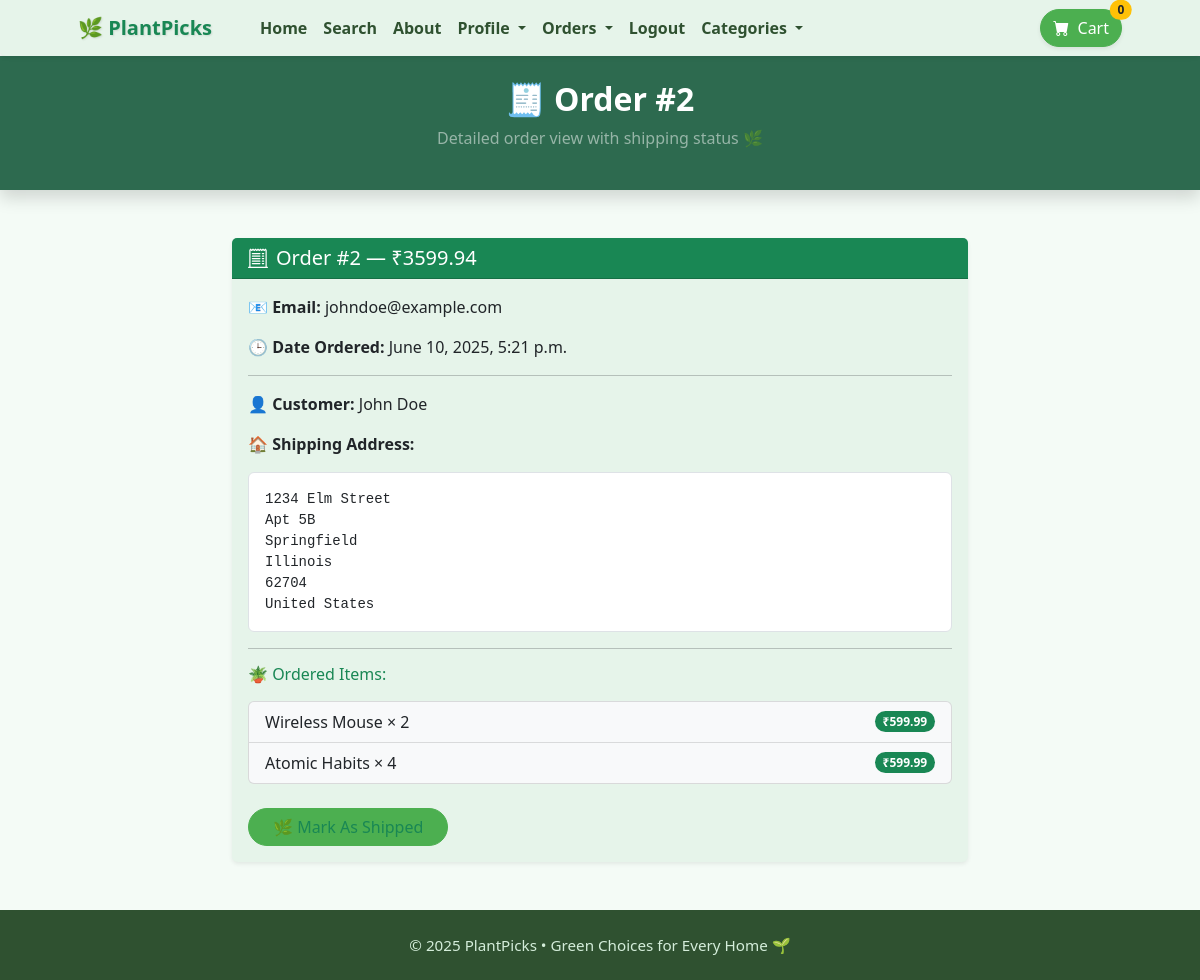
The app's page /payment/orders/2 (signed in) with its own data.
### payment/models.py (models this page shows, shortened)
class Order(models.Model):
	user = models.ForeignKey(User, on_delete=models.CASCADE, null=True, blank=True)
	full_name = models.CharField(max_length=250)
	email = models.EmailField(max_length=250)
	shipping_address = models.TextField(max_length=15000)
	amount_paid = models.DecimalField(max_digits=10, decimal_places=2)
	date_ordered = models.DateTimeField(auto_now_add=True)
	shipped = models.BooleanField(default=False)
	date_shipped = models.DateTimeField(blank=True, null=True)

class OrderItem(models.Model):
	order = models.ForeignKey(Order, on_delete=models.CASCADE, null=True)
	product = models.ForeignKey(Product, on_delete=models.CASCADE, null=True)
	user = models.ForeignKey(User, on_delete=models.CASCADE, null=True, blank=True)
	quantity = models.PositiveBigIntegerField(default=1)
	price = models.DecimalField(max_digits=7, decimal_places=2)

### store/models.py (models this page shows)
class Product(models.Model):
    name=models.CharField(max_length=50)
    price=models.DecimalField(default=0,decimal_places=2,max_digits=10)
    category=models.ForeignKey(Category,on_delete=models.CASCADE,default=1)
    description=models.CharField(max_length=2500,default='',blank=True,null=True)
    image=models.ImageField(upload_to='uploads/product/')
    is_sale=models.BooleanField(default=False)
    sale_price=models.DecimalField(default=0,decimal_places=2,max_digits=10)
    def __str__(self):
        return self.name

### payment/views.py (the view, shortened to what this page needs)
# urls.py: path('orders/<int:pk>', views.orders, name='orders'),
def orders(request, pk):
	if request.user.is_authenticated and request.user.is_superuser:
		order = Order.objects.get(id=pk)
		items = OrderItem.objects.filter(order=pk)
		return render(request, 'payment/orders.html', {"order":order, "items":items})
	else:
		messages.success(request, "Access Denied")
		return redirect('home')

### cart/cart.py (called while the page is built)
    def __len__(self):
        return len(self.cart)

### cart/context_processors.py (called while the page is built)
def cart(request):
    return {'cart':Cart(request)}

### payment/templates/payment/orders.html (shortened to what this page needs)
{% extends 'base.html' %}
{% block content %}
<header class="py-4 shadow" style="background-color: #2d6a4f;">
    <div class="container text-center text-white">
        <h2 class="fw-bold">🧾 Order #{{ order.id }}</h2>
        <p class="text-white-50">Detailed order view with shipping status 🌿</p>
    </div>
</header>
<div class="container my-5">
    <div class="row justify-content-center">
        <div class="col-lg-8">
            <div class="card border-0 shadow-sm" style="background-color: #e6f4ea;">
                <div class="card-header bg-success text-white">
                    <h5 class="mb-0">
                        <i class="bi bi-receipt-cutoff me-2"></i>Order #{{ order.id }}
                        — ₹{{ order.amount_paid }}
                    </h5>
                </div>
                <div class="card-body">
                    <p><strong>📧 Email:</strong> {{ order.email }}</p>
                    {% if order.date_shipped %}
                        <p><strong>📦 Date Shipped:</strong> {{ order.date_shipped }}</p>
                    {% else %}
                        <p><strong>🕒 Date Ordered:</strong> {{ order.date_ordered }}</p>
                    {% endif %}
                    <hr/>
                    <p><strong>👤 Customer:</strong> {{ order.full_name }}</p>
                    <p><strong>🏠 Shipping Address:</strong></p>
                    <pre class="bg-white p-3 rounded border">{{ order.shipping_address }}</pre>
                    <hr/>
                    <h6 class="text-success mb-3">🪴 Ordered Items:</h6>
                    <ul class="list-group">
                        {% for item in items %}
                        <li class="list-group-item d-flex justify-content-between align-items-center bg-light">
                            {{ item.product }} × {{ item.quantity }}
                            <span class="badge bg-success rounded-pill">₹{{ item.price }}</span>
                        </li>
                        {% endfor %}
                    </ul>
                    <br/>
                    {% if not order.shipped %}
                    <form method="POST">
                        <button type="submit" class="btn btn-outline-success rounded-pill px-4">
                            🌿 Mark As Shipped
                        </button>
                    </form>
                    {% endif %}
                </div>
            </div>
        </div>
    </div>
</div>
{% endblock %}

### store/templates/base.html (style rules this page uses)
body { background-color: #f4fbf6; font-family: 'Segoe UI', sans-serif; }
.btn-success, .btn-outline-success { background-color: #4caf50; border-color: #4caf50; }

### records on screen
Order: id "2", amount_paid "3599.94", email "johndoe@example.com", date_ordered "June 10, 2025, 5:21 p.m.", full_name "John Doe", shipping_address "1234 Elm Street Apt 5B Springfield Illinois 62704 United States"
OrderItem: product "Wireless Mouse", quantity "2", price "599.99"
OrderItem: product "Atomic Habits", quantity "4", price "599.99"

### other values on screen
{{ cart|length }} "0"
